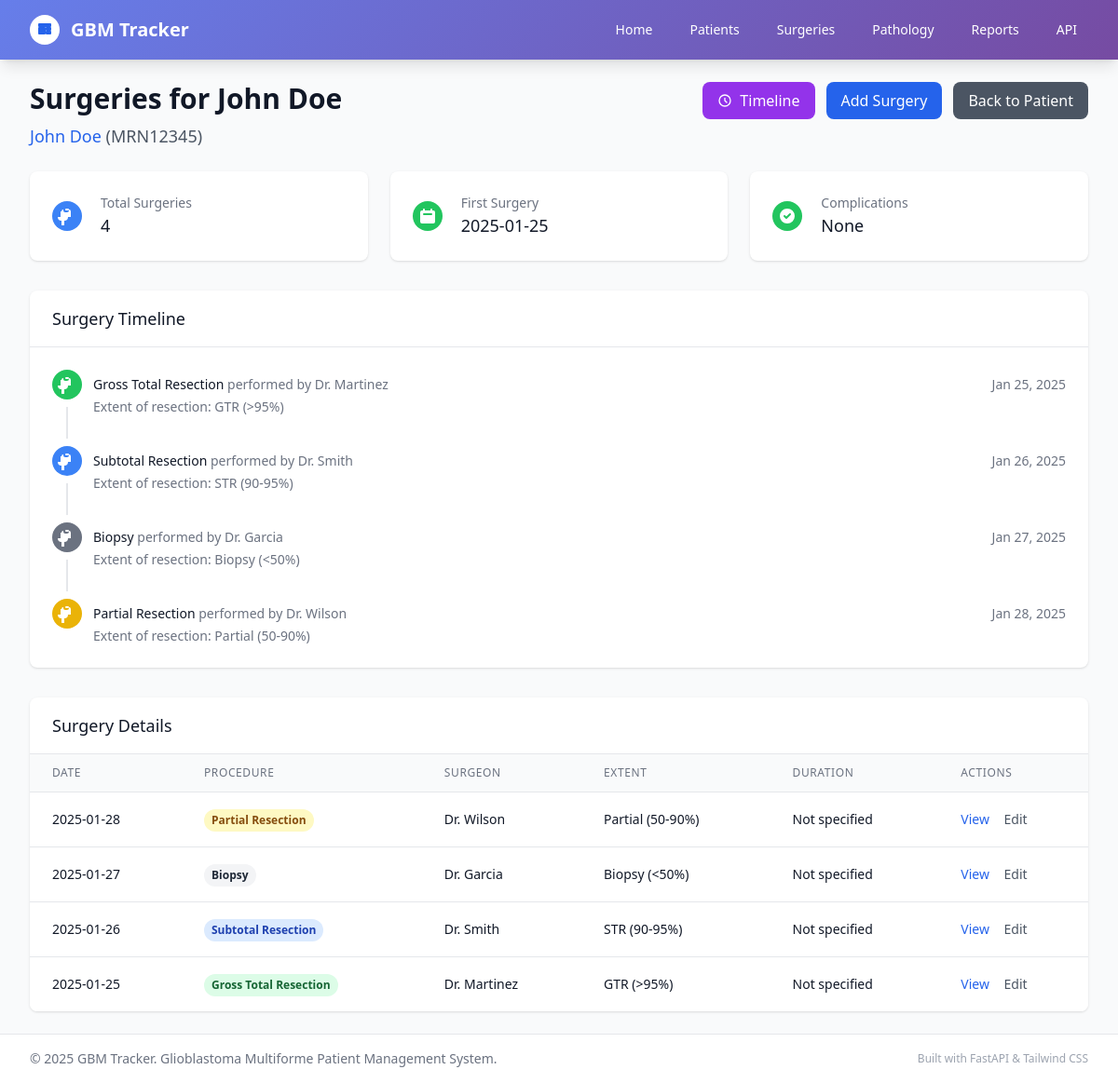
The app's page /patients/43/surgeries with its own data.
### app/models.py (models this page shows)
class BaseModel(Base):
    __abstract__ = True
    id = Column(Integer, primary_key=True, index=True)
    created_at = Column(DateTime(timezone=True), server_default=func.now())
    updated_at = Column(DateTime(timezone=True), onupdate=func.now())

class Patient(BaseModel):
    __tablename__ = "patients"
    medical_record_number = Column(String(50), unique=True, index=True, nullable=False)
    first_name = Column(String(100), nullable=False)
    last_name = Column(String(100), nullable=False)
    date_of_birth = Column(Date, nullable=False)
    gender = Column(Enum(Gender), nullable=False)
    contact_phone = Column(String(20))
    contact_email = Column(String(100))
    emergency_contact_name = Column(String(200))
    emergency_contact_phone = Column(String(20))
    initial_diagnosis_date = Column(Date)
    primary_location = Column(String(200))
    referring_physician = Column(String(200))
    insurance_info = Column(Text)
    medical_history = Column(Text)
    family_history = Column(Text)
    current_medications = Column(Text)
    allergies = Column(Text)
    notes = Column(Text)
    surgeries = relationship("Surgery", back_populates="patient", cascade="all, delete-orphan")
    pathologies = relationship("Pathology", back_populates="patient", cascade="all, delete-orphan")
    treatments = relationship("Treatment", back_populates="patient", cascade="all, delete-orphan")
    follow_up_visits = relationship("FollowUpVisit", back_populates="patient", cascade="all, delete-orphan")

class Surgery(BaseModel):
    __tablename__ = "surgeries"
    patient_id = Column(Integer, ForeignKey("patients.id"), nullable=False)
    surgery_date = Column(Date, nullable=False)
    surgery_type = Column(Enum(SurgeryType), nullable=False)
    surgeon_name = Column(String(200), nullable=False)
    hospital = Column(String(200))
    preop_imaging_date = Column(Date)
    preop_tumor_size = Column(String(100))
    tumor_location = Column(String(200))
    laterality = Column(String(50))
    procedure_details = Column(Text)
    operative_time_minutes = Column(Integer)
    estimated_blood_loss_ml = Column(Integer)
    extent_of_resection = Column(String(100))
    complications = Column(Text)
    postop_imaging_date = Column(Date)
    postop_findings = Column(Text)
    discharge_date = Column(Date)
    notes = Column(Text)
    patient = relationship("Patient", back_populates="surgeries")
    pathology = relationship("Pathology", back_populates="surgery", uselist=False)

### app/main.py (the view)
@app.get("/patients/{patient_id}/surgeries", response_class=HTMLResponse)
async def get_patient_surgeries(request: Request, patient_id: int, db: Session = Depends(get_db)):
    patient = db.query(Patient).filter(Patient.id == patient_id).first()
    if not patient:
        raise HTTPException(status_code=404, detail="Patient not found")
    surgeries = db.query(Surgery).filter(Surgery.patient_id == patient_id).all()
    return templates.TemplateResponse("patient_surgeries.html", {
        "request": request,
        "patient": patient,
        "surgeries": surgeries,
        "title": f"Surgeries for {patient.first_name} {patient.last_name}"
    })

### app/templates/patient_surgeries.html (shortened to what this page needs)
{% extends "base.html" %}
{% block content %}
<div class="mb-6">
    <div class="flex justify-between items-start">
        <div>
            <h1 class="text-3xl font-bold text-gray-900 mb-2">{{ title }}</h1>
            <p class="text-lg text-gray-600">
                <a href="/patients/{{ patient.id }}" class="text-blue-600 hover:text-blue-800">
                    {{ patient.first_name }} {{ patient.last_name }}
                </a>
                ({{ patient.medical_record_number }})
            </p>
        </div>
        <div class="flex space-x-3">
            <a href="/patients/{{ patient.id }}/timeline" class="bg-purple-600 hover:bg-purple-700 text-white px-4 py-2 rounded-lg transition-colors duration-200 flex items-center space-x-2">
                <svg class="w-4 h-4" fill="none" stroke="currentColor" viewBox="0 0 24 24">
                    <path stroke-linecap="round" stroke-linejoin="round" stroke-width="2" d="M12 8v4l3 3m6-3a9 9 0 11-18 0 9 9 0 0118 0z"/>
                </svg>
                <span>Timeline</span>
            </a>
            <button id="addPatientSurgeryBtn" class="bg-blue-600 hover:bg-blue-700 text-white px-4 py-2 rounded-lg transition-colors duration-200" data-patient-id="{{ patient.id }}">
                Add Surgery
            </button>
            <a href="/patients/{{ patient.id }}" class="bg-gray-600 hover:bg-gray-700 text-white px-4 py-2 rounded-lg transition-colors duration-200">
                Back to Patient
            </a>
        </div>
    </div>
</div>
{% if surgeries %}
<div class="grid grid-cols-1 md:grid-cols-3 gap-6 mb-8">
    <div class="bg-white rounded-lg shadow p-6">
        <div class="flex items-center">
            <div class="flex-shrink-0">
                <div class="w-8 h-8 bg-blue-500 rounded-full flex items-center justify-center">
                    <svg class="w-5 h-5 text-white" fill="currentColor" viewBox="0 0 20 20">
                        <path d="M9 2a1 1 0 000 2h2a1 1 0 100-2H9z"/>
                        <path fill-rule="evenodd" d="M4 5a2 2 0 012-2v1a2 2 0 002 2h2a2 2 0 002-2V3a2 2 0 012 2v6h-3a4 4 0 01-4 4v4a2 2 0 01-2 2H6a2 2 0 01-2-2v-4a4 4 0 01-4-4h3V5z" clip-rule="evenodd"/>
                    </svg>
                </div>
            </div>
            <div class="ml-5 w-0 flex-1">
                <dl>
                    <dt class="text-sm font-medium text-gray-500 truncate">Total Surgeries</dt>
                    <dd class="text-lg font-medium text-gray-900">{{ surgeries|length }}</dd>
                </dl>
            </div>
        </div>
    </div>
    <div class="bg-white rounded-lg shadow p-6">
        <div class="flex items-center">
            <div class="flex-shrink-0">
                <div class="w-8 h-8 bg-green-500 rounded-full flex items-center justify-center">
                    <svg class="w-5 h-5 text-white" fill="currentColor" viewBox="0 0 20 20">
                        <path fill-rule="evenodd" d="M6 2a1 1 0 00-1 1v1H4a2 2 0 00-2 2v10a2 2 0 002 2h12a2 2 0 002-2V6a2 2 0 00-2-2h-1V3a1 1 0 10-2 0v1H7V3a1 1 0 00-1-1zm0 5a1 1 0 000 2h8a1 1 0 100-2H6z" clip-rule="evenodd"/>
                    </svg>
                </div>
            </div>
            <div class="ml-5 w-0 flex-1">
                <dl>
                    <dt class="text-sm font-medium text-gray-500 truncate">First Surgery</dt>
                    <dd class="text-lg font-medium text-gray-900">
                        {% if surgeries %}
                            {% set first_surgery = surgeries|sort(attribute='surgery_date')|first %}
                            {{ first_surgery.surgery_date.strftime('%Y-%m-%d') if first_surgery.surgery_date else "None" }}
                        {% else %}
                            None
                        {% endif %}
                    </dd>
                </dl>
            </div>
        </div>
    </div>
    <div class="bg-white rounded-lg shadow p-6">
        <div class="flex items-center">
            <div class="flex-shrink-0">
                <div class="w-8 h-8 {% if surgeries|selectattr('complications')|rejectattr('complications', 'equalto', 'None')|list %}bg-red-500{% else %}bg-green-500{% endif %} rounded-full flex items-center justify-center">
                    {% if surgeries|selectattr('complications')|rejectattr('complications', 'equalto', 'None')|list %}
                    <svg class="w-5 h-5 text-white" fill="currentColor" viewBox="0 0 20 20">
                        <path fill-rule="evenodd" d="M8.257 3.099c.765-1.36 2.722-1.36 3.486 0l5.58 9.92c.75 1.334-.213 2.98-1.742 2.98H4.42c-1.53 0-2.493-1.646-1.743-2.98l5.58-9.92zM11 13a1 1 0 11-2 0 1 1 0 012 0zm-1-8a1 1 0 00-1 1v3a1 1 0 002 0V6a1 1 0 00-1-1z" clip-rule="evenodd"/>
                    </svg>
                    {% else %}
                    <svg class="w-5 h-5 text-white" fill="currentColor" viewBox="0 0 20 20">
                        <path fill-rule="evenodd" d="M10 18a8 8 0 100-16 8 8 0 000 16zm3.707-9.293a1 1 0 00-1.414-1.414L9 10.586 7.707 9.293a1 1 0 00-1.414 1.414l2 2a1 1 0 001.414 0l4-4z" clip-rule="evenodd"/>
                    </svg>
                    {% endif %}
                </div>
            </div>
            <div class="ml-5 w-0 flex-1">
                <dl>
                    <dt class="text-sm font-medium text-gray-500 truncate">Complications</dt>
                    <dd class="text-lg font-medium text-gray-900">
                        {% if surgeries|selectattr('complications')|rejectattr('complications', 'equalto', 'None')|list %}
                            Yes
                        {% else %}
                            None
                        {% endif %}
                    </dd>
                </dl>
            </div>
        </div>
    </div>
</div>
<div class="bg-white shadow rounded-lg overflow-hidden mb-8">
    <div class="px-6 py-4 border-b border-gray-200">
        <h3 class="text-lg font-medium text-gray-900">Surgery Timeline</h3>
    </div>
    <div class="p-6">
        <div class="flow-root">
            <ul class="-mb-8">
                {% for surgery in surgeries|sort(attribute='surgery_date') %}
                <li>
                    <div class="relative pb-8">
                        {% if not loop.last %}
                        <span class="absolute top-4 left-4 -ml-px h-full w-0.5 bg-gray-200" aria-hidden="true"></span>
                        {% endif %}
                        <div class="relative flex space-x-3">
                            <div>
                                <span class="h-8 w-8 rounded-full
                                    {% if surgery.surgery_type.value == 'gross_total_resection' %}bg-green-500
                                    {% elif surgery.surgery_type.value == 'subtotal_resection' %}bg-blue-500
                                    {% elif surgery.surgery_type.value == 'partial_resection' %}bg-yellow-500
                                    {% else %}bg-gray-500{% endif %}
                                    flex items-center justify-center ring-8 ring-white">
                                    <svg class="h-5 w-5 text-white" fill="currentColor" viewBox="0 0 20 20">
                                        <path d="M9 2a1 1 0 000 2h2a1 1 0 100-2H9z"/>
                                        <path fill-rule="evenodd" d="M4 5a2 2 0 012-2v1a2 2 0 002 2h2a2 2 0 002-2V3a2 2 0 012 2v6h-3a4 4 0 01-4 4v4a2 2 0 01-2 2H6a2 2 0 01-2-2v-4a4 4 0 01-4-4h3V5z" clip-rule="evenodd"/>
                                    </svg>
                                </span>
                            </div>
                            <div class="min-w-0 flex-1 pt-1.5 flex justify-between space-x-4">
                                <div>
                                    <p class="text-sm text-gray-500">
                                        <a href="/surgeries/{{ surgery.id }}" class="font-medium text-gray-900 hover:text-blue-600">
                                            {{ surgery.surgery_type.value.replace('_', ' ').title() }}
                                        </a>
                                        performed by {{ surgery.surgeon_name }}
                                    </p>
                                    <p class="mt-1 text-sm text-gray-500">
                                        Extent of resection: {{ surgery.extent_of_resection or "Not specified" }}
                                    </p>
                                </div>
                                <div class="text-right text-sm whitespace-nowrap text-gray-500">
                                    <time>{{ surgery.surgery_date.strftime('%b %d, %Y') if surgery.surgery_date else "Unknown date" }}</time>
                                </div>
                            </div>
                        </div>
                    </div>
                </li>
                {% endfor %}
            </ul>
        </div>
    </div>
</div>
<div class="bg-white shadow rounded-lg overflow-hidden">
    <div class="px-6 py-4 border-b border-gray-200">
        <h3 class="text-lg font-medium text-gray-900">Surgery Details</h3>
    </div>
    <div class="overflow-x-auto">
        <table class="min-w-full divide-y divide-gray-200">
            <thead class="bg-gray-50">
                <tr>
                    <th class="px-6 py-3 text-left text-xs font-medium text-gray-500 uppercase tracking-wider">Date</th>
                    <th class="px-6 py-3 text-left text-xs font-medium text-gray-500 uppercase tracking-wider">Procedure</th>
                    <th class="px-6 py-3 text-left text-xs font-medium text-gray-500 uppercase tracking-wider">Surgeon</th>
                    <th class="px-6 py-3 text-left text-xs font-medium text-gray-500 uppercase tracking-wider">Extent</th>
                    <th class="px-6 py-3 text-left text-xs font-medium text-gray-500 uppercase tracking-wider">Duration</th>
                    <th class="px-6 py-3 text-left text-xs font-medium text-gray-500 uppercase tracking-wider">Actions</th>
                </tr>
            </thead>
            <tbody class="bg-white divide-y divide-gray-200">
                {% for surgery in surgeries|sort(attribute='surgery_date', reverse=true) %}
                <tr class="hover:bg-gray-50">
                    <td class="px-6 py-4 whitespace-nowrap text-sm text-gray-900">
                        {{ surgery.surgery_date.strftime('%Y-%m-%d') if surgery.surgery_date else "Not specified" }}
                    </td>
                    <td class="px-6 py-4 whitespace-nowrap">
                        <span class="inline-flex px-2 py-1 text-xs font-semibold rounded-full
                            {% if surgery.surgery_type.value == 'gross_total_resection' %}bg-green-100 text-green-800
                            {% elif surgery.surgery_type.value == 'subtotal_resection' %}bg-blue-100 text-blue-800
                            {% elif surgery.surgery_type.value == 'partial_resection' %}bg-yellow-100 text-yellow-800
                            {% else %}bg-gray-100 text-gray-800{% endif %}">
                            {{ surgery.surgery_type.value.replace('_', ' ').title() if surgery.surgery_type else "Unknown" }}
                        </span>
                    </td>
                    <td class="px-6 py-4 whitespace-nowrap text-sm text-gray-900">
                        {{ surgery.surgeon_name or "Not specified" }}
                    </td>
                    <td class="px-6 py-4 whitespace-nowrap text-sm text-gray-900">
                        {{ surgery.extent_of_resection or "Not specified" }}
                    </td>
                    <td class="px-6 py-4 whitespace-nowrap text-sm text-gray-900">
                        {% if surgery.operative_time_minutes %}
                            {{ surgery.operative_time_minutes }} min
                        {% else %}
                            Not specified
                        {% endif %}
                    </td>
                    <td class="px-6 py-4 whitespace-nowrap text-sm font-medium">
                        <a href="/surgeries/{{ surgery.id }}" class="text-blue-600 hover:text-blue-900 mr-3">View</a>
                        <button class="text-gray-600 hover:text-gray-900">Edit</button>
                    </td>
                </tr>
                {% endfor %}
            </tbody>
        </table>
    </div>
</div>
{% endif %}
{% endblock %}

### records on screen
Patient: first_name "John", last_name "Doe", medical_record_number "MRN12345"
Surgery: surgery_date "2025-01-25", surgery_type.value.replace "Gross Total Resection", surgeon_name "Dr. Martinez", extent_of_resection "GTR (>95%)", surgery_date "Jan 25, 2025", shows "Not specified"
Surgery: surgery_type.value.replace "Subtotal Resection", surgeon_name "Dr. Smith", extent_of_resection "STR (90-95%)", surgery_date "Jan 26, 2025", surgery_date "2025-01-26", shows "Not specified"
Surgery: surgery_type.value.replace "Biopsy", surgeon_name "Dr. Garcia", extent_of_resection "Biopsy (<50%)", surgery_date "Jan 27, 2025", surgery_date "2025-01-27", shows "Not specified"
Surgery: surgery_type.value.replace "Partial Resection", surgeon_name "Dr. Wilson", extent_of_resection "Partial (50-90%)", surgery_date "Jan 28, 2025", surgery_date "2025-01-28", shows "Not specified"

### other values on screen
{{ title }} "Surgeries for John Doe"
{{ surgeries|length }} "4"
